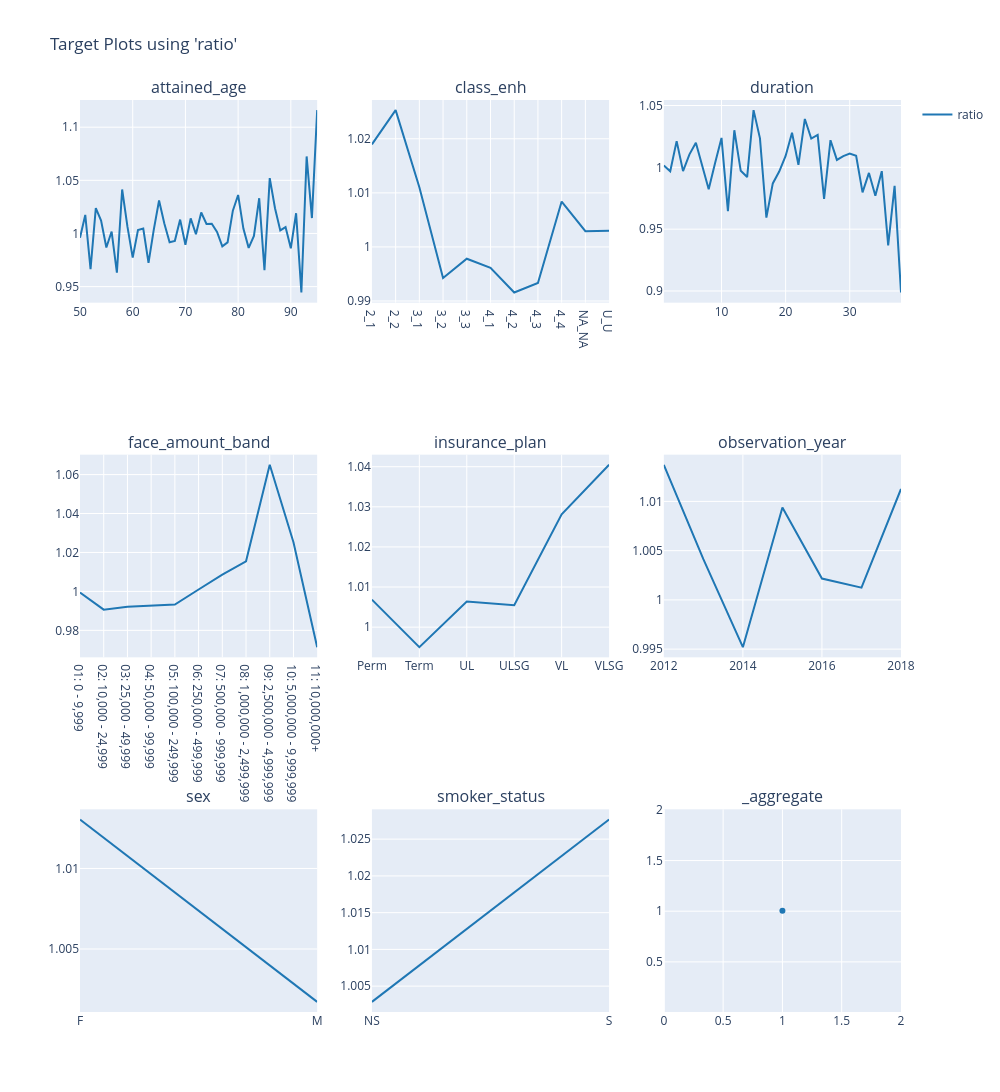

The notebook cell this image was saved under:
### Markdown cell above
### Train/Test Ratios

### Code cell
# train
charters.target(
    df=model_data.loc[X_train.index],
    target="ratio",
    cols=3,
    features=model_features,
    numerator=["death_claim_amount"],
    denominator=["exp_amt_neural"],
).show()

### Figure 1 — Plotly figure (JSON) as saved in the notebook; plotly's stock layout.template omitted (floating-point values rounded to 4 significant figures)
{"data": [{"line": {"color": "#1F77B4"}, "mode": "lines", "name": "ratio", "showlegend": true, "type": "scatter", "x": [50, 51, 52, 53, 54, 55, 56, 57, 58, 59, 60, 61, 62, 63, 64, 65, 66, 67, 68, 69, 70, 71, 72, 73, 74, 75, 76, 77, 78, 79, 80, 81, 82, 83, 84, 85, 86, 87, 88, 89, 90, 91, 92, 93, 94, 95], "xaxis": "x", "y": [0.9959, 1.017, 0.9664, 1.024, 1.012, 0.9869, 1.002, 0.9631, 1.041, 1.006, 0.9773, 1.003, 1.005, 0.9724, 1.004, 1.031, 1.009, 0.9918, 0.9931, 1.013, 0.9894, 1.014, 0.9992, 1.02, 1.009, 1.009, 1.002, 0.9879, 0.9917, 1.021, 1.036, 1.005, 0.9865, 0.9976, 1.033, 0.9654, 1.052, 1.024, 1.003, 1.006, 0.9861, 1.019, 0.9444, 1.073, 1.015, 1.116], "yaxis": "y"}, {"line": {"color": "#1F77B4"}, "mode": "lines", "name": "ratio", "showlegend": false, "type": "scatter", "x": ["2_1", "2_2", "3_1", "3_2", "3_3", "4_1", "4_2", "4_3", "4_4", "NA_NA", "U_U"], "xaxis": "x2", "y": [1.019, 1.025, 1.011, 0.9943, 0.9978, 0.9961, 0.9916, 0.9933, 1.008, 1.003, 1.003], "yaxis": "y2"}, {"line": {"color": "#1F77B4"}, "mode": "lines", "name": "ratio", "showlegend": false, "type": "scatter", "x": [1, 2, 3, 4, 5, 6, 7, 8, 9, 10, 11, 12, 13, 14, 15, 16, 17, 18, 19, 20, 21, 22, 23, 24, 25, 26, 27, 28, 29, 30, 31, 32, 33, 34, 35, 36, 37, 38], "xaxis": "x3", "y": [1.002, 0.9969, 1.021, 0.997, 1.011, 1.02, 1.001, 0.9822, 1.004, 1.024, 0.9645, 1.03, 0.9972, 0.9921, 1.046, 1.023, 0.9594, 0.987, 0.9966, 1.009, 1.028, 1.002, 1.039, 1.023, 1.026, 0.9745, 1.022, 1.006, 1.009, 1.011, 1.009, 0.9798, 0.9955, 0.9771, 0.9969, 0.9369, 0.9851, 0.8988], "yaxis": "y3"}, {"line": {"color": "#1F77B4"}, "mode": "lines", "name": "ratio", "showlegend": false, "type": "scatter", "x": ["01: 0 - 9,999", "02: 10,000 - 24,999", "03: 25,000 - 49,999", "04: 50,000 - 99,999", "05: 100,000 - 249,999", "06: 250,000 - 499,999", "07: 500,000 - 999,999", "08: 1,000,000 - 2,499,999", "09: 2,500,000 - 4,999,999", "10: 5,000,000 - 9,999,999", "11: 10,000,000+"], "xaxis": "x4", "y": [0.9994, 0.9906, 0.9921, 0.9925, 0.9932, 1.001, 1.009, 1.015, 1.065, 1.025, 0.9713], "yaxis": "y4"}, {"line": {"color": "#1F77B4"}, "mode": "lines", "name": "ratio", "showlegend": false, "type": "scatter", "x": ["Perm", "Term", "UL", "ULSG", "VL", "VLSG"], "xaxis": "x5", "y": [1.007, 0.995, 1.006, 1.005, 1.028, 1.04], "yaxis": "y5"}, {"line": {"color": "#1F77B4"}, "mode": "lines", "name": "ratio", "showlegend": false, "type": "scatter", "x": [2012, 2013, 2014, 2015, 2016, 2017, 2018], "xaxis": "x6", "y": [1.014, 1.004, 0.9952, 1.009, 1.002, 1.001, 1.011], "yaxis": "y6"}, {"line": {"color": "#1F77B4"}, "mode": "lines", "name": "ratio", "showlegend": false, "type": "scatter", "x": ["F", "M"], "xaxis": "x7", "y": [1.013, 1.002], "yaxis": "y7"}, {"line": {"color": "#1F77B4"}, "mode": "lines", "name": "ratio", "showlegend": false, "type": "scatter", "x": ["NS", "S"], "xaxis": "x8", "y": [1.003, 1.028], "yaxis": "y8"}, {"line": {"color": "#1F77B4"}, "mode": "markers", "name": "ratio", "showlegend": false, "type": "scatter", "x": [1], "xaxis": "x9", "y": [1.005], "yaxis": "y9"}], "layout": {"annotations": [{"font": {"size": 16}, "showarrow": false, "text": "attained_age", "x": 0.1444, "xanchor": "center", "xref": "paper", "y": 1, "yanchor": "bottom", "yref": "paper"}, {"font": {"size": 16}, "showarrow": false, "text": "class_enh", "x": 0.5, "xanchor": "center", "xref": "paper", "y": 1, "yanchor": "bottom", "yref": "paper"}, {"font": {"size": 16}, "showarrow": false, "text": "duration", "x": 0.8556, "xanchor": "center", "xref": "paper", "y": 1, "yanchor": "bottom", "yref": "paper"}, {"font": {"size": 16}, "showarrow": false, "text": "face_amount_band", "x": 0.1444, "xanchor": "center", "xref": "paper", "y": 0.6111, "yanchor": "bottom", "yref": "paper"}, {"font": {"size": 16}, "showarrow": false, "text": "insurance_plan", "x": 0.5, "xanchor": "center", "xref": "paper", "y": 0.6111, "yanchor": "bottom", "yref": "paper"}, {"font": {"size": 16}, "showarrow": false, "text": "observation_year", "x": 0.8556, "xanchor": "center", "xref": "paper", "y": 0.6111, "yanchor": "bottom", "yref": "paper"}, {"font": {"size": 16}, "showarrow": false, "text": "sex", "x": 0.1444, "xanchor": "center", "xref": "paper", "y": 0.2222, "yanchor": "bottom", "yref": "paper"}, {"font": {"size": 16}, "showarrow": false, "text": "smoker_status", "x": 0.5, "xanchor": "center", "xref": "paper", "y": 0.2222, "yanchor": "bottom", "yref": "paper"}, {"font": {"size": 16}, "showarrow": false, "text": "_aggregate", "x": 0.8556, "xanchor": "center", "xref": "paper", "y": 0.2222, "yanchor": "bottom", "yref": "paper"}], "height": 1200, "legend": {"orientation": "v", "x": 1.02, "xanchor": "left", "y": 1, "yanchor": "top"}, "title": {"text": "Target Plots using 'ratio'"}, "width": 1000, "xaxis": {"anchor": "y", "domain": [0, 0.2889]}, "xaxis2": {"anchor": "y2", "domain": [0.3556, 0.6444]}, "xaxis3": {"anchor": "y3", "domain": [0.7111, 1]}, "xaxis4": {"anchor": "y4", "domain": [0, 0.2889]}, "xaxis5": {"anchor": "y5", "domain": [0.3556, 0.6444]}, "xaxis6": {"anchor": "y6", "domain": [0.7111, 1]}, "xaxis7": {"anchor": "y7", "domain": [0, 0.2889]}, "xaxis8": {"anchor": "y8", "domain": [0.3556, 0.6444]}, "xaxis9": {"anchor": "y9", "domain": [0.7111, 1]}, "yaxis": {"anchor": "x", "domain": [0.7778, 1], "type": "-"}, "yaxis2": {"anchor": "x2", "domain": [0.7778, 1]}, "yaxis3": {"anchor": "x3", "domain": [0.7778, 1]}, "yaxis4": {"anchor": "x4", "domain": [0.3889, 0.6111]}, "yaxis5": {"anchor": "x5", "domain": [0.3889, 0.6111]}, "yaxis6": {"anchor": "x6", "domain": [0.3889, 0.6111]}, "yaxis7": {"anchor": "x7", "domain": [0, 0.2222]}, "yaxis8": {"anchor": "x8", "domain": [0, 0.2222]}, "yaxis9": {"anchor": "x9", "domain": [0, 0.2222]}}}
